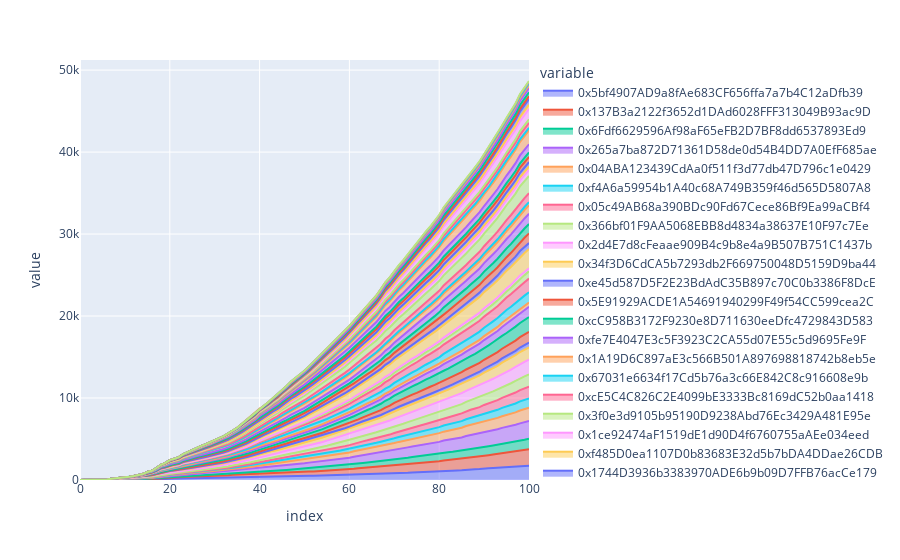

The code cell stored with this chart in its notebook:
### Code cell
broker_holdings_df.plot(kind='area')
